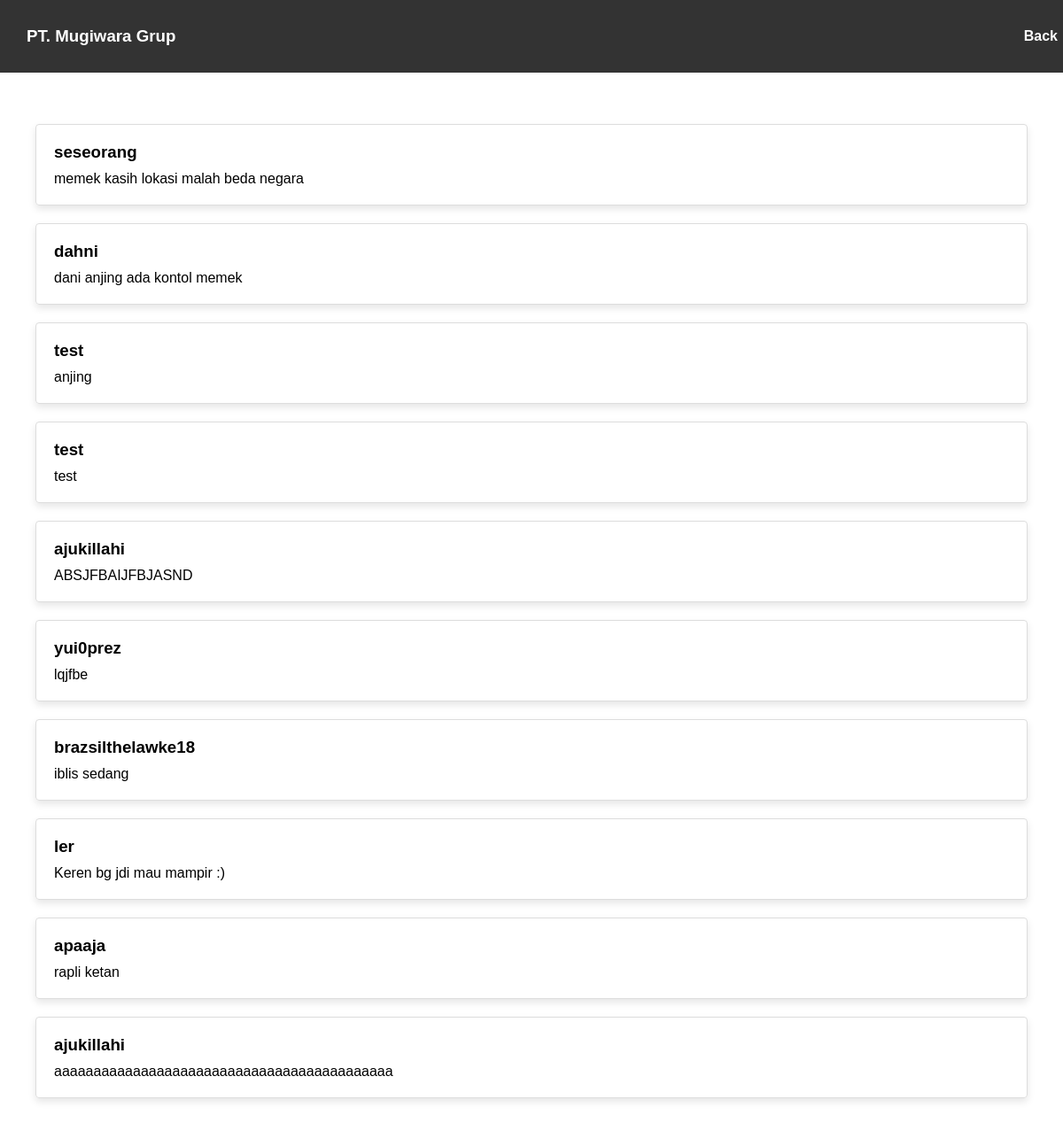
Screenshot of /ASSET/feedback.php with the database file from the repository.
### tables this page shows
CREATE TABLE `feedback` (
  `name` varchar(255) NOT NULL,
  `email` varchar(255) NOT NULL,
  `message` varchar(255) NOT NULL,
  `date` date DEFAULT NULL
);

### ASSET/feedback.php (the view, shortened to what this page needs)
<!DOCTYPE html>
<html lang="en">
<head>
</head>
<body>
    <nav>
        <div class="name">
            <h3>PT. Mugiwara Grup</h3>
        </div>
        <div class="menu">
            <a href="index.php">Back</a>
        </div>
    </nav>
    <section id="feedback">
        <?php
            include "connection.php";
            $sql = "SELECT * FROM feedback";
            $result = $conn->query($sql);
            if ($result) {
                while ($row = $result->fetch_array()) {
                    echo "<div class='card'>
                    <h3>".$row['name']."</h3>
                    <p>".$row['message']."</p>
                </div>";
                }
            } else {
                echo "<div class='card'>
                    <h3>Error</h3>
                    <p>Refresh Please!</p>
                </div>";
            }
        ?>
    </section>
</body>
</html>

### ASSET/feedback.php (style rules this page uses)
* { margin: 0; padding: 0; scroll-behavior: smooth; }
body { font-family: Arial, sans-serif; }
nav { width: 97%; padding: 1em; display: flex; justify-content: space-between; align-items: center; position: fixed; background-color: #333; flex-wrap: wrap; padding: 30px 30px; }
nav .menu { display: flex; gap: 20px; flex-wrap: wrap; text-align: center; }
nav .name h3 { color: white; }
nav a { color: white; text-decoration: none; font-weight: bold; }
#feedback { padding: 120px 40px 40px 40px; }
#feedback .card { padding: 20px; border-radius: 4px; border: 1px solid #ddd; margin: 20px 0 20px 0; box-shadow: 0 4px 8px rgba(0, 0, 0, 0.1); }
#feedback .card h3 { margin-bottom: 10px; }

### rows the page displays
feedback: name "seseorang", message "memek kasih lokasi malah beda negara"
feedback: name "dahni", message "dani anjing ada kontol memek"
feedback: name "test", message "anjing"
feedback: name "test", message "test"
feedback: name "ajukillahi", message "ABSJFBAIJFBJASND"
feedback: name "yui0prez", message "lqjfbe"
feedback: name "brazsilthelawke18", message "iblis sedang"
feedback: name "ler", message "Keren bg jdi mau mampir :)"
feedback: name "apaaja", message "rapli ketan"
feedback: name "ajukillahi", message "aaaaaaaaaaaaaaaaaaaaaaaaaaaaaaaaaaaaaaaaaaa"
